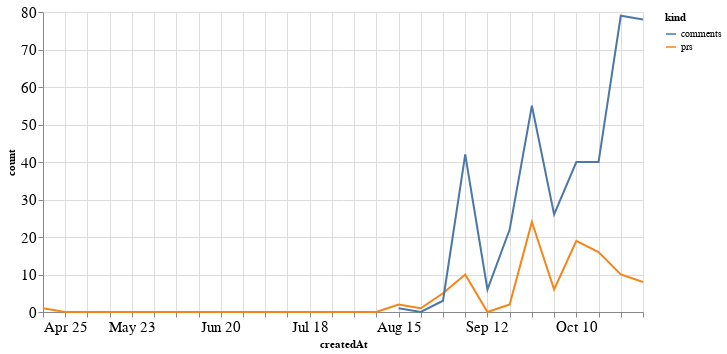

The code cell stored with this chart in its notebook:
### Code cell
alt.Chart(total_time, width=600).mark_line().encode(
    x='createdAt',
    y='count',
    color='kind'
)

### Figure 1 — Vega-Lite specification as saved in the notebook (floating-point values rounded to 4 significant figures)
{"config": {"axisLeft": {"labelFontSize": 15}, "axisBottom": {"labelFontSize": 15}}, "data": {"name": "data-68d142413a88510a2fd3c37819c5433c"}, "mark": "line", "encoding": {"color": {"type": "nominal", "field": "kind"}, "x": {"type": "temporal", "field": "createdAt"}, "y": {"type": "quantitative", "field": "count"}}, "width": 600, "$schema": "https://vega.github.io/schema/vega-lite/v4.8.1.json", "datasets": {"data-68d142413a88510a2fd3c37819c5433c": [{"createdAt": "2021-04-25T00:00:00", "kind": "prs", "count": 1.0}, {"createdAt": "2021-05-02T00:00:00", "kind": "prs", "count": 0.0}, {"createdAt": "2021-05-09T00:00:00", "kind": "prs", "count": 0.0}, {"createdAt": "2021-05-16T00:00:00", "kind": "prs", "count": 0.0}, {"createdAt": "2021-05-23T00:00:00", "kind": "prs", "count": 0.0}, {"createdAt": "2021-05-30T00:00:00", "kind": "prs", "count": 0.0}, {"createdAt": "2021-06-06T00:00:00", "kind": "prs", "count": 0.0}, {"createdAt": "2021-06-13T00:00:00", "kind": "prs", "count": 0.0}, {"createdAt": "2021-06-20T00:00:00", "kind": "prs", "count": 0.0}, {"createdAt": "2021-06-27T00:00:00", "kind": "prs", "count": 0.0}, {"createdAt": "2021-07-04T00:00:00", "kind": "prs", "count": 0.0}, {"createdAt": "2021-07-11T00:00:00", "kind": "prs", "count": 0.0}, {"createdAt": "2021-07-18T00:00:00", "kind": "prs", "count": 0.0}, {"createdAt": "2021-07-25T00:00:00", "kind": "prs", "count": 0.0}, {"createdAt": "2021-08-01T00:00:00", "kind": "prs", "count": 0.0}, {"createdAt": "2021-08-08T00:00:00", "kind": "prs", "count": 0.0}, {"createdAt": "2021-08-15T00:00:00", "kind": "prs", "count": 2.0}, {"createdAt": "2021-08-22T00:00:00", "kind": "prs", "count": 1.0}, {"createdAt": "2021-08-29T00:00:00", "kind": "prs", "count": 5.0}, {"createdAt": "2021-09-05T00:00:00", "kind": "prs", "count": 10.0}, {"createdAt": "2021-09-12T00:00:00", "kind": "prs", "count": 0.0}, {"createdAt": "2021-09-19T00:00:00", "kind": "prs", "count": 2.0}, {"createdAt": "2021-09-26T00:00:00", "kind": "prs", "count": 24.0}, {"createdAt": "2021-10-03T00:00:00", "kind": "prs", "count": 6.0}, {"createdAt": "2021-10-10T00:00:00", "kind": "prs", "count": 19.0}, {"createdAt": "2021-10-17T00:00:00", "kind": "prs", "count": 16.0}, {"createdAt": "2021-10-24T00:00:00", "kind": "prs", "count": 10.0}, {"createdAt": "2021-10-31T00:00:00", "kind": "prs", "count": 8.0}, {"createdAt": "2021-04-25T00:00:00", "kind": "comments", "count": null}, {"createdAt": "2021-05-02T00:00:00", "kind": "comments", "count": null}, {"createdAt": "2021-05-09T00:00:00", "kind": "comments", "count": null}, {"createdAt": "2021-05-16T00:00:00", "kind": "comments", "count": null}, {"createdAt": "2021-05-23T00:00:00", "kind": "comments", "count": null}, {"createdAt": "2021-05-30T00:00:00", "kind": "comments", "count": null}, {"createdAt": "2021-06-06T00:00:00", "kind": "comments", "count": null}, {"createdAt": "2021-06-13T00:00:00", "kind": "comments", "count": null}, {"createdAt": "2021-06-20T00:00:00", "kind": "comments", "count": null}, {"createdAt": "2021-06-27T00:00:00", "kind": "comments", "count": null}, {"createdAt": "2021-07-04T00:00:00", "kind": "comments", "count": null}, {"createdAt": "2021-07-11T00:00:00", "kind": "comments", "count": null}, {"createdAt": "2021-07-18T00:00:00", "kind": "comments", "count": null}, {"createdAt": "2021-07-25T00:00:00", "kind": "comments", "count": null}, {"createdAt": "2021-08-01T00:00:00", "kind": "comments", "count": null}, {"createdAt": "2021-08-08T00:00:00", "kind": "comments", "count": null}, {"createdAt": "2021-08-15T00:00:00", "kind": "comments", "count": 1.0}, {"createdAt": "2021-08-22T00:00:00", "kind": "comments", "count": 0.0}, {"createdAt": "2021-08-29T00:00:00", "kind": "comments", "count": 3.0}, {"createdAt": "2021-09-05T00:00:00", "kind": "comments", "count": 42.0}, {"createdAt": "2021-09-12T00:00:00", "kind": "comments", "count": 6.0}, {"createdAt": "2021-09-19T00:00:00", "kind": "comments", "count": 22.0}, {"createdAt": "2021-09-26T00:00:00", "kind": "comments", "count": 55.0}, {"createdAt": "2021-10-03T00:00:00", "kind": "comments", "count": 26.0}, {"createdAt": "2021-10-10T00:00:00", "kind": "comments", "count": 40.0}, {"createdAt": "2021-10-17T00:00:00", "kind": "comments", "count": 40.0}, {"createdAt": "2021-10-24T00:00:00", "kind": "comments", "count": 79.0}, {"createdAt": "2021-10-31T00:00:00", "kind": "comments", "count": 78.0}]}}
